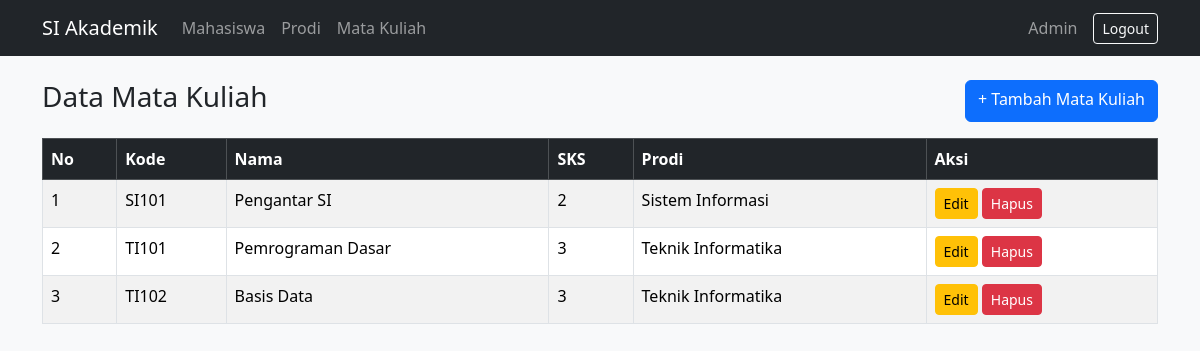
The app's page /matakuliah (signed in) with its own data.
### tables this page shows
CREATE TABLE `matakuliah` (
  `id` int(11) NOT NULL,
  `kode` varchar(10) NOT NULL,
  `nama` varchar(150) NOT NULL,
  `sks` tinyint(4) NOT NULL,
  `prodi_id` int(11) NOT NULL,
  `created_at` timestamp NOT NULL DEFAULT current_timestamp(),
  `updated_at` timestamp NOT NULL DEFAULT current_timestamp() ON UPDATE current_timestamp()
);

CREATE TABLE `prodi` (
  `id` int(11) NOT NULL,
  `kode` varchar(10) NOT NULL,
  `nama` varchar(100) NOT NULL,
  `created_at` timestamp NOT NULL DEFAULT current_timestamp(),
  `updated_at` timestamp NOT NULL DEFAULT current_timestamp() ON UPDATE current_timestamp()
);

### app/Controllers/MatakuliahController.php (called while the page is built, shortened)
<?php
require_once __DIR__ . '/../Models/MatakuliahModel.php';
class MatakuliahController
{
    private MatakuliahModel $model;
    public function __construct()
    {
        $this->model = new MatakuliahModel();
    }
    public function index(): void
    {
        $daftar = $this->model->all();
        require __DIR__ . '/../Views/matakuliah/index.php';
    }
}

### app/helpers.php (called while the page is built, shortened)
<?php
function e($value): string
{
    return htmlspecialchars((string) $value, ENT_QUOTES, 'UTF-8');
}
function url(string $path = ''): string
{
    return BASE_PATH . $path;
}

### config/database.php (called while the page is built)
<?php
return [
    'host'     => 'localhost',
    'dbname'   => 'bkpm_acara_7',
    'username' => 'root',
    'password' => '',
    'charset'  => 'utf8mb4',
];

### app/Database.php (called while the page is built)
<?php
class Database
{
    private static ?PDO $instance = null;
    public static function getInstance(): PDO
    {
        if (self::$instance === null) {
            $config = require __DIR__ . '/../config/database.php';
            $dsn = "mysql:host={$config['host']};dbname={$config['dbname']};charset={$config['charset']}";
            self::$instance = new PDO($dsn, $config['username'], $config['password'], [
                PDO::ATTR_ERRMODE            => PDO::ERRMODE_EXCEPTION,
                PDO::ATTR_DEFAULT_FETCH_MODE => PDO::FETCH_ASSOC,
                PDO::ATTR_EMULATE_PREPARES   => false,
            ]);
        }
        return self::$instance;
    }
}

### app/Models/MatakuliahModel.php (called while the page is built, shortened)
<?php
require_once __DIR__ . '/../Database.php';
class MatakuliahModel
{
    private PDO $db;
    public function __construct()
    {
        $this->db = Database::getInstance();
    }
    public function all(): array
    {
        return $this->db->query(
            "SELECT mk.*, p.nama AS prodi_nama
             FROM matakuliah mk
             JOIN prodi p ON mk.prodi_id = p.id
             ORDER BY mk.kode"
        )->fetchAll();
    }
}

### app/Views/matakuliah/index.php (the view, shortened to what this page needs)
<?php require __DIR__ . '/../header.php'; ?>
<div class="d-flex justify-content-between mb-3">
    <h1 class="h3">Data Mata Kuliah</h1>
    <a href="<?= url('/matakuliah/create') ?>" class="btn btn-primary">+ Tambah Mata Kuliah</a>
</div>
<table class="table table-striped table-bordered bg-white">
    <thead class="table-dark">
        <tr><th>No</th><th>Kode</th><th>Nama</th><th>SKS</th><th>Prodi</th><th>Aksi</th></tr>
    </thead>
    <tbody>
        <?php foreach ($daftar as $i => $mk): ?>
            <tr>
                <td><?= $i + 1 ?></td>
                <td><?= e($mk['kode']) ?></td>
                <td><?= e($mk['nama']) ?></td>
                <td><?= e($mk['sks']) ?></td>
                <td><?= e($mk['prodi_nama']) ?></td>
                <td>
                    <a href="<?= url('/matakuliah/edit?id=' . $mk['id']) ?>" class="btn btn-sm btn-warning">Edit</a>
                    <form method="POST" action="<?= url('/matakuliah/destroy') ?>" class="d-inline"
                          onsubmit="return confirm('Yakin ingin menghapus data ini?');">
                        <button type="submit" class="btn btn-sm btn-danger">Hapus</button>
                    </form>
                </td>
            </tr>
        <?php endforeach; ?>
    </tbody>
</table>
<?php require __DIR__ . '/../footer.php'; ?>

### records on screen
matakuliah: kode "SI101", nama "Pengantar SI", sks "2", prodi.nama "Sistem Informasi"
matakuliah: kode "TI101", nama "Pemrograman Dasar", sks "3", prodi.nama "Teknik Informatika"
matakuliah: kode "TI102", nama "Basis Data", sks "3", prodi.nama "Teknik Informatika"

### other values on screen
$_SESSION['user_name'] "Admin"
